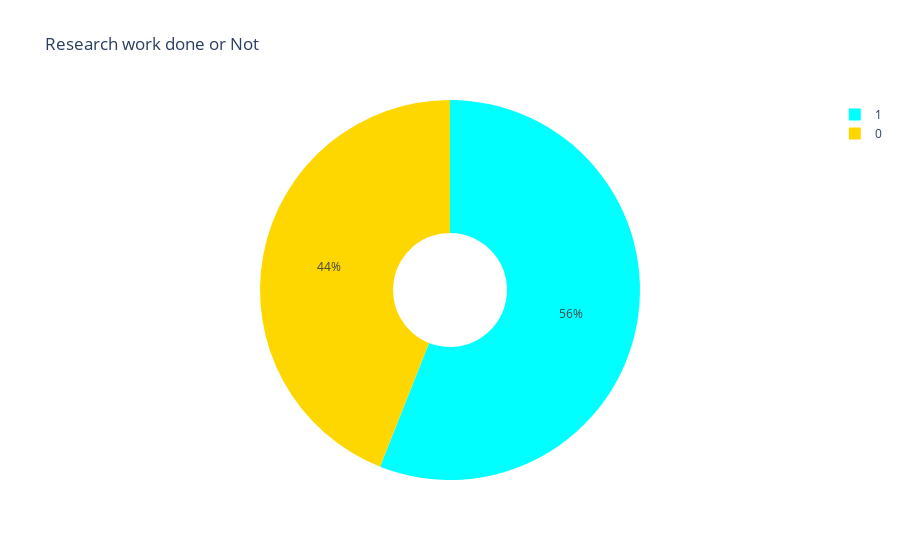

Notebook code cell kept with this figure:
### Code cell
'''Students who had done research vs no research '''
data_re = data['Research'].value_counts()

label_re = data_re.index
size_re = data_re.values

colors = ['aqua', 'gold']

trace = go.Pie(
         labels = label_re, values = size_re, marker = dict(colors = colors), name = 'Research', hole = 0.3)

df = [trace]

layout1 = go.Layout(
           title = 'Research work done or Not')
fig = go.Figure(data = df, layout = layout1)
py.iplot(fig)

### Figure 1 — Plotly figure (JSON) as saved in the notebook; plotly's stock layout.template omitted (floating-point values rounded to 4 significant figures)
{"data": [{"hole": 0.3, "labels": [1, 0], "marker": {"colors": ["aqua", "gold"]}, "name": "Research", "type": "pie", "values": [280, 220]}], "layout": {"title": {"text": "Research work done or Not"}}}
